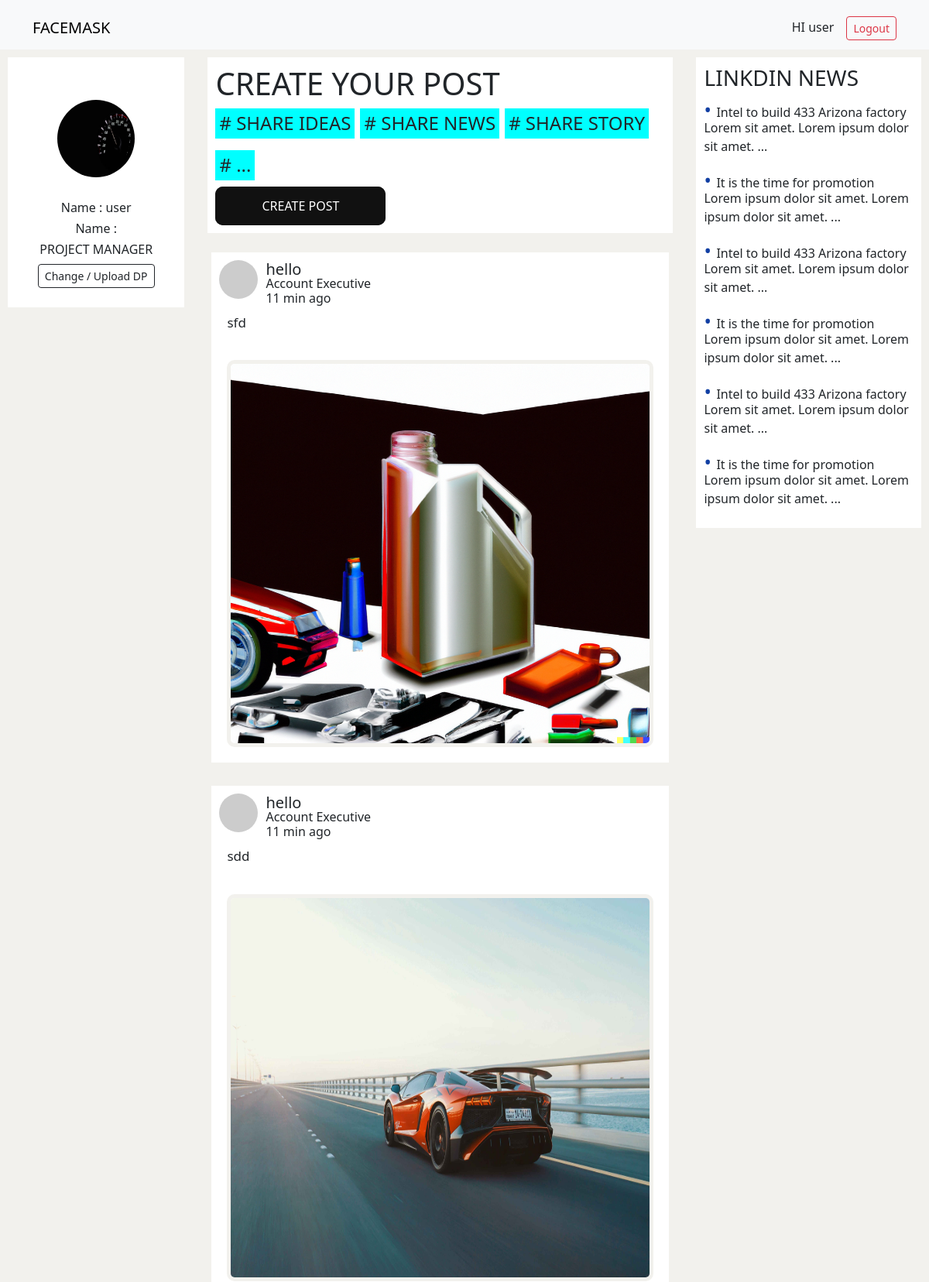
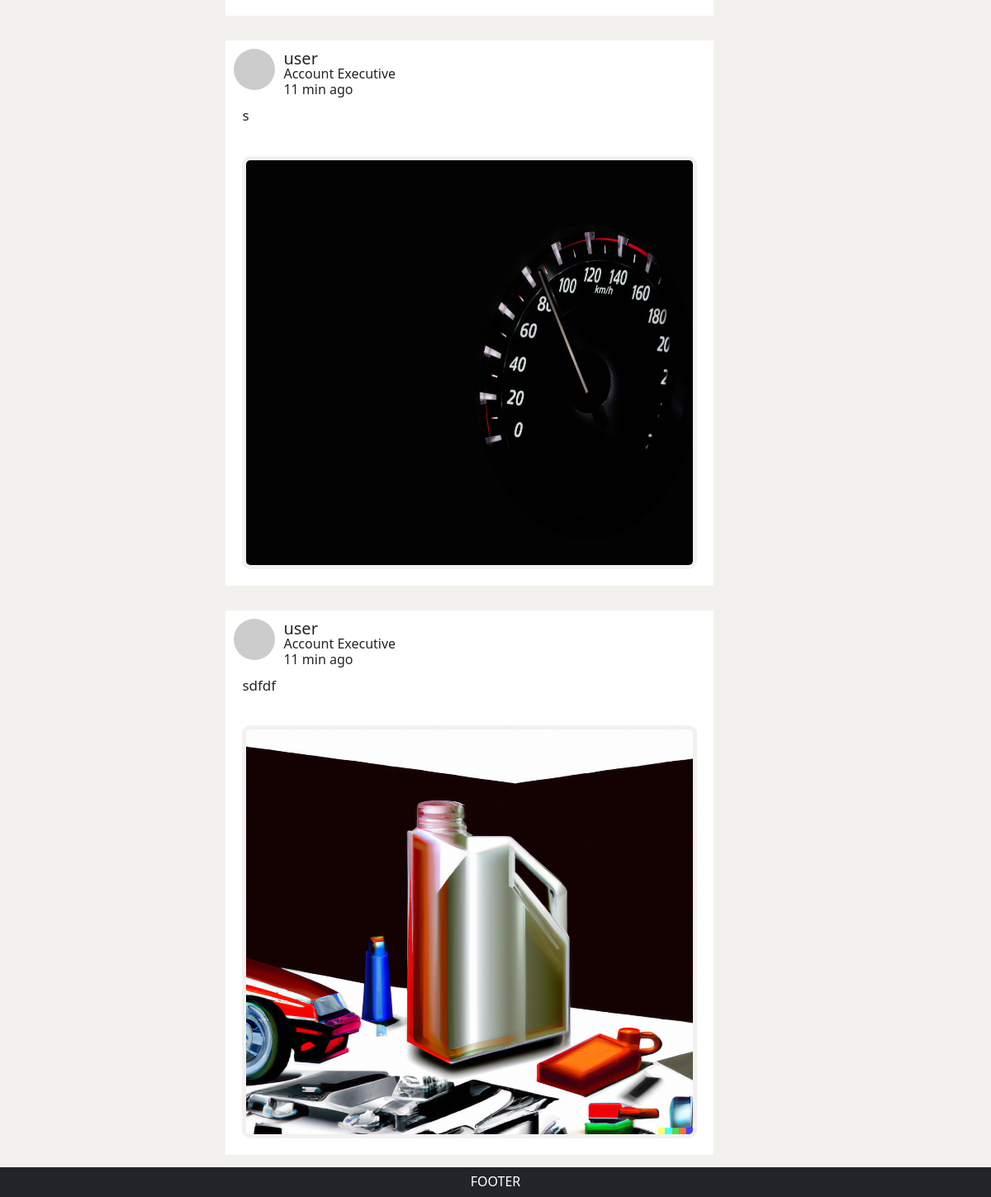
Page /home (signed in) on the committed database (2 pictures, top to bottom).
### social/models.py (models this page shows, shortened)
class Account(models.Model):
    user = models.OneToOneField(User , on_delete=models.CASCADE , primary_key=True)
    contact = models.CharField(max_length=50)
    dob = models.DateField()
    gender = models.CharField(choices=GENDER,max_length=10)
    profile_image = models.ImageField( upload_to='profile_images', height_field=None, width_field=None, max_length=None , null=True)

class Post(models.Model):
    user = models.ForeignKey(User, on_delete=models.CASCADE)
    createAt = models.DateTimeField(auto_now_add=True)
    caption = models.TextField(null=True)
    image = models.ImageField(upload_to = 'post_images' , null=True)

### social/views.py (the view)
# urls.py: path("home", home , name='home'),
@login_required()
def home(req):
    posts = Post.objects.all()
    return render(req,"home.html",{'posts':posts})

### templates/home.html (shortened to what this page needs)
{% extends 'base.html' %}
{% block main %}
<div class="home_container">
    <div class="left">
        <div class="profile_card">
            <div class="profile_card_top">
                <div class="profile_bg">
                    {% if user.account.profile_image %}
                    <img src = "{{user.account.profile_image.url}}" class="profile_img" />
                    {% else %}
                    <img src="https://encrypted-tbn0.gstatic.com/images?q=tbn:ANd9GcTj3zizMiOMtIM_Vr1GAAyxCKoQUjP9J19W3JMnbIjyB1xTgMEytEzOyietXhOKwJrplnY&usqp=CAU" class="profile_img" />
                    {% endif %}
                </div>
                <div class="profile_card_name">
                    <h6>Name : {{user.username}} </h6>
                    <h6>Name : {{user.user.profile_image.url}} </h6>
                    <h6>PROJECT MANAGER </h6>
                    <form method="post" action="{%url 'handle_dp'%}" enctype="multipart/form-data" >
                        <label class="btn btn-outline-dark btn-sm" for="image">Change / Upload DP</label>
                    </form>
                </div>
            </div>
        </div>
    </div>
    <div class="middle">
        <div class="middle_top_container">
            <h1>CREATE YOUR POST</h1>
            <div class="sm_caption_container">
                <H4 class="sm_caption" ># SHARE IDEAS</H4>
                <H4 class="sm_caption" ># SHARE NEWS</H4>
                <H4 class="sm_caption" ># SHARE STORY</H4>
                <H4 class="sm_caption" ># ...  </H4>
            </div>
            <button id="modal_toggler" class="glow-on-hover" type="button">CREATE POST </button>
        </div>
        <div class="post_cards_container">
            {% for post in posts %}
                <div class="post_card">
                    <div class="post_header">
                        <img src="https://picsum.photos/id/{{forloop.counter}}/200/200"/>
                        <div class="uploaded_by" >
                            <h5 >{{post.user.username}}</h5>
                            <h6 >Account Executive</h6>
                            <p>11 min ago</p>
                        </div>
                    </div>
                    <div class="post_caption">
                        <p>{{post.caption}}</p>
                    </div>
                    <div class="post_img">
                            {% if post.image %}
                                <img height="500px" src = {{post.image.url}} />
                            {% else %}
                                <img height="500px" src = "https://picsum.photos/id/{{forloop.counter}}/200/200" />
                            {% endif %}
                    </div>
                </div>
            {% endfor %}
        </div>
    </div>
    <div class="right">
        <div class="linkdin_news_container">
            <h3>LINKDIN NEWS</h3>
            <div class="linkdin_news_item">
                <div>
                    <h6>Intel to build 433 Arizona factory</h6>
                    <p>
                        Lorem sit amet. Lorem ipsum dolor sit amet. ...
                    </p>
                </div>
                <div>
                    <h6>It is the time for promotion</h6>
                    <p>
                        Lorem ipsum dolor sit amet. Lorem ipsum dolor sit amet. ...
                    </p>
                </div>
                <div>
                    <h6>Intel to build 433 Arizona factory</h6>
                    <p>
                        Lorem sit amet. Lorem ipsum dolor sit amet. ...
                    </p>
                </div>
                <div>
                    <h6>It is the time for promotion</h6>
                    <p>
                        Lorem ipsum dolor sit amet. Lorem ipsum dolor sit amet. ...
                    </p>
                </div>
                <div>
                    <h6>Intel to build 433 Arizona factory</h6>
                    <p>
                        Lorem sit amet. Lorem ipsum dolor sit amet. ...
                    </p>
                </div>
                <div>
                    <h6>It is the time for promotion</h6>
                    <p>
                        Lorem ipsum dolor sit amet. Lorem ipsum dolor sit amet. ...
                    </p>
                </div>
            </div>
        </div>
    </div>
</div>
{% endblock main %}

### templates/base.html (shortened to what this page needs)
<!DOCTYPE html>
<html lang="en">
<head>
    <link href="https://cdn.jsdelivr.net/npm/bootstrap@5.3.0-alpha1/dist/css/bootstrap.min.css" rel="stylesheet">
    <link rel='stylesheet' href='/static/css/home.css' />
</head>
<body>
    <div class="container-fluid" style="min-height:100vh;max-height: fit-content;width:100%;margin:0;padding:0;position: relative;">
        {% include 'components/navbar.html' %}
        <div class="pt-5"></div>
        <div class="pt-3"></div>
        {% block main %}{% endblock main %}
    </div>
        {%include 'components/footer.html' %}
</body>
</html>

### templates/components/navbar.html (shortened to what this page needs)
<nav class="navbar navbar-expand-lg navbar-light bg-light fixed-top pt-3">
    <div class="container">
        <a href="{% url 'index' %}" class="navbar-brand">FACEMASK</a>
        <ul class="navbar-nav d-flex flex-row gap-2 align-items-center">
            {% if user.is_authenticated %}
                <li class="nav-item mt-2">
                    <p class="h6 text-dark" >HI {{user.username}}</p>
                </li>
                <a href="{% url 'logout' %}" class="btn btn-outline-danger btn-sm">Logout</a>
            {% endif %}
        </ul>
    </div>
</nav>

### templates/components/footer.html
<div class="col-12 bg-dark">
    <div class="container">
        <div class="row py-0  pt-2">
            <h6 class="text-white text-center " >FOOTER</h6>
        </div>
    </div>
</div>

### static/css/home.css (style rules this page uses)
.home_container { min-width: inherit; min-height: inherit; display: grid; grid-template-columns: .8fr 2fr 1fr; grid-auto-rows: min-content; gap: 10px; background-color: hsl(48deg 17% 94%); }
.left { padding: 10px; display: flex; gap: 10px; flex-direction: column; }
.profile_card { background-color: white; padding:5px ; display: flex; flex-direction: row; width: 100%; }
.profile_card_top { padding-bottom: 20px; width: 100%; }
.profile_card_top .profile_bg { height: 100px; width: 100%; background:url(https://thumbs.gfycat.com/TestyDisloyalChinchilla-size_restricted.gif); position: relative; display: flex; justify-content: center; }
.profile_card_name { margin-top: 80px; display: flex; align-items: center; flex-direction: column; }
.profile_img { border-radius: 50%; width: 100px; height: 100px; position: absolute; top:50px; }
.middle { padding: 10px; }
.middle_top_container { background-color: white; padding: 10px; margin-bottom: 20px; }
.sm_caption_container { display: flex; gap: 7px; flex-wrap: wrap; }
.sm_caption { padding:5px; background-color: aqua; width: max-content; }
.post_cards_container { display: flex; flex-direction: column; row-gap: 30px; padding: 5px; }
.post_card { padding:10px; display: flex; flex-direction: column; background-color: white; }
.post_header { display: flex; column-gap: 10px; }
.post_header img { border-radius: 50%; width: 50px; height: 50px; }
.post_header .uploaded_by { display: flex; flex-direction: column; }
.uploaded_by h5 , .uploaded_by h6 , .uploaded_by p { margin-bottom: -3px; }
.post_caption { padding: 10px; font-size: 17px; }
.post_img { padding: 10px; }
.post_img img { width: 100%; border-radius: 10px; border: 5px solid hsl(48deg 17% 94%); }
.right { padding: 10px; }
.linkdin_news_container { background-color: white; padding: 10px; }
.linkdin_news_item { display: flex; flex-direction: column; }
.linkdin_news_item h6 { margin-bottom: -3px; }
.linkdin_news_item h6::before { content: " • "; font-size: 25px; color: rgb(17, 63, 163); }
.glow-on-hover { width: 220px; height: 50px; border: none; outline: none; color: #fff; background: #111; cursor: pointer; position: relative; z-index: 0; border-radius: 10px; }
.glow-on-hover:before { content: ''; background: linear-gradient(45deg, #ff0000, #ff7300, #fffb00, #48ff00, #00ffd5, #002bff, #7a00ff, #ff00c8, #ff0000); position: absolute; top: -2px; left:-2px; background-size: 400%; z-index: -1; filter: blur(5px); width: calc(100% + 4px); height: calc(100% + 4px); animation: glowing 20s linear infinite; opacity: 0; transition: opacity .3s ease-in-out; border-radius: 10px; }
.glow-on-hover:after { z-index: -1; content: ''; position: absolute; width: 100%; height: 100%; background: #111; left: 0; top: 0; border-radius: 10px; }

### rows in the picture
Post: user.username "hello", caption "sfd", image (picture)
Post: user.username "hello", caption "sdd", image (picture)
Post: user.username "user", caption "s", image (picture)
Post: user.username "user", caption "sdfdf", image (picture)

### other values in the picture
{{ user.username }} "user"
